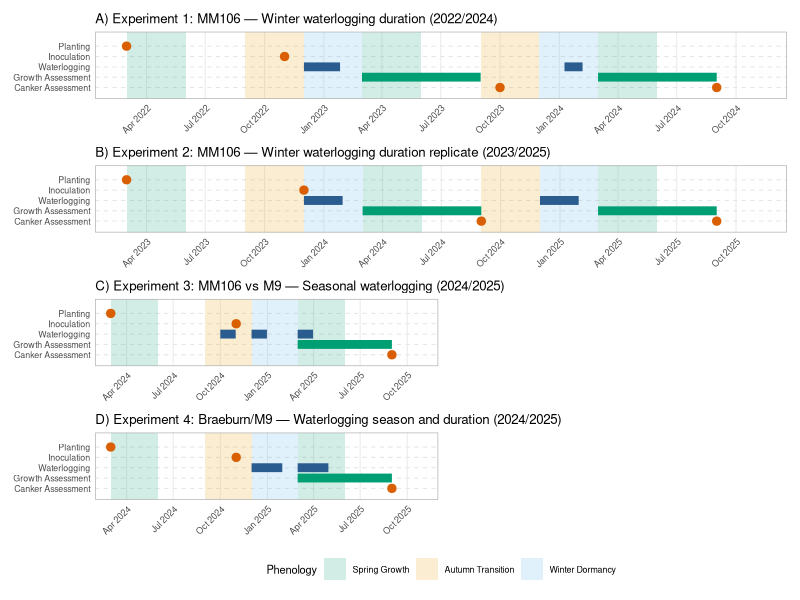

Source code (R):
library(dplyr)
library(ggplot2)
library(patchwork)


#' Experiment timeline class
experiment_timeline <- function(
  id,
  title,
  date_range,
  waterlogging,
  growth,
  events,
  phenology
) {
  structure(
    list(
      id = id,
      title = title,
      date_range = date_range,
      waterlogging = waterlogging,
      growth = growth,
      events = events,
      phenology = phenology
    ),
    class = "experiment_timeline"
  )
}


#' Experiment timeline plot method
plot.experiment_timeline <- function(object, y_levels = NULL, ...) {
  # Default y axis ordering
  if (is.null(y_levels)) {
    y_levels <- c(
      "Planting", "Inoculation", "Waterlogging", "Growth Assessment", "Canker Assessment"
    )
  } 

  # Enforce factor levels for y positions
  waterlogging_df <- object$waterlogging %>% mutate(y_pos = factor(y_pos, levels = y_levels))
  growth_df       <- object$growth       %>% mutate(y_pos = factor(y_pos, levels = y_levels))
  events_df       <- object$events       %>% mutate(y_pos = factor(y_pos, levels = y_levels))

  # Timeline plot
  ggplot() +
    # Phenology shading
    geom_rect(
      data = object$phenology,
      aes(xmin = xmin, xmax = xmax, ymin = -Inf, ymax = Inf, fill = season),
      alpha = 0.18
    ) +
    # Waterlogging duration bars
    geom_segment(
      data = waterlogging_df,
      aes(x = start, xend = end, y = y_pos, yend = y_pos),
      linewidth = 3, color = "#2b5c8f"
    ) +
    # Growth bars
    geom_segment(
      data = growth_df,
      aes(x = start, xend = end, y = y_pos, yend = y_pos),
      linewidth = 3, color = "#009e73"
    ) +
    # Event points
    geom_point(
      data = events_df,
      aes(x = date, y = y_pos),
      size = 2.5, color = "#d95f02"
    ) +
    # geom_text(
    #   data = events_df, 
    #   aes(x = date, y = y_pos, label = label), 
    #   vjust = -1.2, size = 3, fontface = "bold"
    # ) +
    # Formatting
    scale_fill_manual(values = c(
      "Autumn Transition" = "#e69f00",
      "Winter Dormancy"   = "#56b4e9",
      "Spring Growth"     = "#009e73"
    )) +
    scale_x_date(limits = object$date_range, date_breaks = "3 months", date_labels = "%b %Y") +
    scale_y_discrete(limits = rev(y_levels), drop = FALSE) +
    coord_cartesian(ylim = c(0.5, length(y_levels) + 0.8)) +
    labs(title = object$title, x = NULL, y = NULL, fill = "Phenology") +
    theme_minimal(base_size = 8) +
    theme(
      panel.grid.major.y = element_line(color = "grey90", linetype = "dashed"),
      panel.grid.minor = element_blank(),
      panel.border = element_rect(color = "grey70", fill = NA, linewidth = 0.5),
      axis.text.x = element_text(angle = 45, hjust = 1)
    )
}


# Phenology background data
phenology_df <- data.frame(
  xmin = as.Date(c(
    "2022-03-01", "2022-09-01", "2022-12-01",
    "2023-03-01", "2023-09-01", "2023-12-01", 
    "2024-03-01", "2024-09-01", "2024-12-01",
    "2025-03-01", "2025-09-01", "2025-12-01"
  )),
  xmax = as.Date(c(
    "2022-06-01", "2022-12-01", "2023-03-01",
    "2023-06-01", "2023-12-01", "2024-03-01",
    "2024-06-01", "2024-12-01", "2025-03-01",
    "2025-06-01", "2025-12-01", "2026-03-01"
  )),
  season = factor(
    rep(c("Spring Growth", "Autumn Transition", "Winter Dormancy"), 4),
    levels = c("Spring Growth", "Autumn Transition", "Winter Dormancy")
  )
)


# Experiment timeline
experiment_1 <- experiment_timeline(
  id = 1,
  title = "A) Experiment 1: MM106 — Winter waterlogging duration (2022/2024)",
  date_range = as.Date(c("2022-03-01", "2024-10-31")),
  waterlogging = data.frame(
    y_pos = "Waterlogging",
    start = as.Date(c("2022-12-01", "2024-01-09")),
    end   = as.Date(c("2023-01-26", "2024-02-06"))
  ),
  growth = data.frame(
    y_pos = "Growth Assessment",
    start = as.Date(c("2023-03-01", "2024-03-01")),
    end   = as.Date(c("2023-09-01", "2024-09-01"))
  ),
  events = data.frame(
    y_pos = c("Planting", "Inoculation", "Canker Assessment", "Canker Assessment"),
    date  = as.Date(c("2022-03-01", "2022-11-01", "2023-10-01", "2024-09-01"))
  ),
  phenology = phenology_df
)

experiment_2 <- experiment_timeline(
  id = 2,
  title = "B) Experiment 2: MM106 — Winter waterlogging duration replicate (2023/2025)",
  date_range = as.Date(c("2023-03-01", "2025-10-31")),
  waterlogging = data.frame(
    y_pos = "Waterlogging",
    start = as.Date(c("2023-12-01", "2024-12-01")),
    end   = as.Date(c("2024-01-30", "2025-01-30"))
  ),
  growth = data.frame(
    y_pos = "Growth Assessment",
    start = as.Date(c("2024-03-01", "2025-03-01")),
    end   = as.Date(c("2024-09-01", "2025-09-01"))
  ),
  events = data.frame(
    y_pos = c("Planting", "Inoculation", "Canker Assessment", "Canker Assessment"),
    date  = as.Date(c("2023-03-01", "2023-12-01", "2024-09-01", "2025-09-01"))
  ),
  phenology = phenology_df
)

experiment_3 <- experiment_timeline(
  id = 3,
  title = "C) Experiment 3: MM106 vs M9 — Seasonal waterlogging (2024/2025)",
  date_range = as.Date(c("2024-03-01", "2025-10-31")),
  waterlogging = data.frame(
    y_pos = "Waterlogging",
    start = as.Date(c("2024-10-01", "2024-12-01", "2025-03-01")),
    end   = as.Date(c("2024-10-31", "2024-12-31", "2025-03-31"))
  ),
  growth = data.frame(
    y_pos = "Growth Assessment",
    start = as.Date("2025-03-01"),
    end   = as.Date("2025-09-01")
  ),
  events = data.frame(
    y_pos = c("Planting", "Inoculation", "Canker Assessment"),
    date  = as.Date(c("2024-03-01", "2024-11-01", "2025-09-01"))
  ),
  phenology = phenology_df
)

experiment_4 <- experiment_timeline(
  id = 4,
  title = "D) Experiment 4: Braeburn/M9 — Waterlogging season and duration (2024/2025)",
  date_range = as.Date(c("2024-03-01", "2025-10-31")),
  waterlogging = data.frame(
    y_pos = "Waterlogging",
    start = as.Date(c("2024-12-01", "2025-03-01")),
    end   = as.Date(c("2025-01-30", "2025-04-30"))
  ),
  growth = data.frame(
    y_pos = "Growth Assessment",
    start = as.Date("2025-03-01"),
    end   = as.Date("2025-09-01")
  ),
  events = data.frame(
    y_pos = c("Planting", "Inoculation", "Canker Assessment"),
    date  = as.Date(c("2024-03-01", "2024-11-01", "2025-09-01"))
  ),
  phenology = phenology_df
)


# Combine timeline plots with patchwork
p1 <- plot(experiment_1)
p2 <- plot(experiment_2)
p3 <- plot(experiment_3)
p4 <- plot(experiment_4)

layout_design_stacked <- "
  AA
  BB
  C#
  D#
"

final_figure <- p1 + p2 + p3 + p4 + 
  plot_layout(design = layout_design_stacked, guides = "collect") & 
  theme(legend.position = "bottom")


# Export figure as png
ggsave("waterlogging_timeline.png", final_figure, width = 20, height = 25, units = "cm", dpi = 300)
